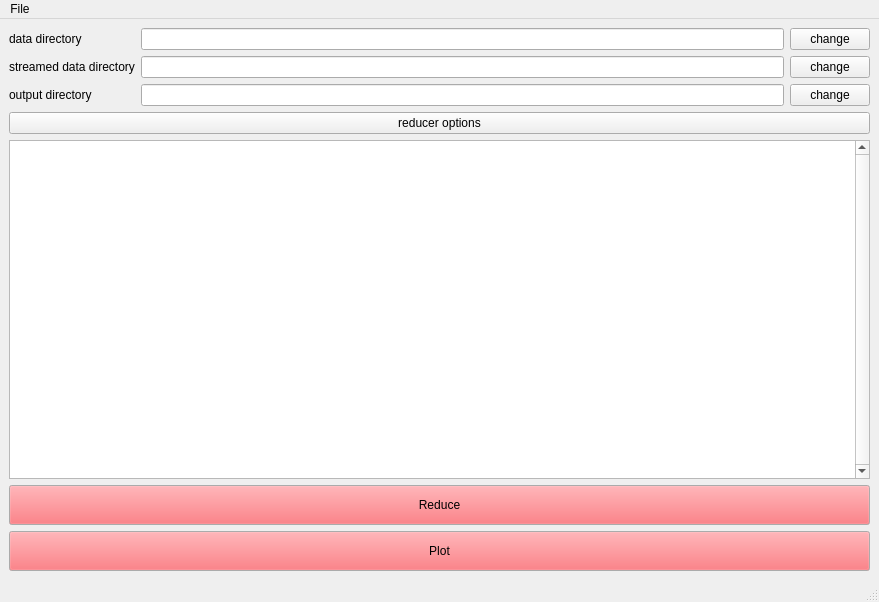
<?xml version="1.0" encoding="UTF-8"?>
<ui version="4.0">
 <class>SLIM</class>
 <widget class="QMainWindow" name="SLIM">
  <property name="geometry">
   <rect>
    <x>0</x>
    <y>0</y>
    <width>879</width>
    <height>602</height>
   </rect>
  </property>
  <property name="windowTitle">
   <string notr="true">SLIM</string>
  </property>
  <property name="unifiedTitleAndToolBarOnMac">
   <bool>false</bool>
  </property>
  <widget class="QWidget" name="centralwidget">
   <layout class="QGridLayout" name="gridLayout">
    <item row="0" column="0">
     <widget class="QLabel" name="label">
      <property name="text">
       <string>data directory</string>
      </property>
     </widget>
    </item>
    <item row="0" column="1">
     <widget class="QLineEdit" name="data_directory">
      <property name="enabled">
       <bool>true</bool>
      </property>
     </widget>
    </item>
    <item row="0" column="2">
     <widget class="QPushButton" name="change_data_directory">
      <property name="text">
       <string>change</string>
      </property>
     </widget>
    </item>
    <item row="1" column="0">
     <widget class="QLabel" name="label_3">
      <property name="text">
       <string>streamed data directory</string>
      </property>
     </widget>
    </item>
    <item row="1" column="1">
     <widget class="QLineEdit" name="streamed_directory">
      <property name="enabled">
       <bool>true</bool>
      </property>
     </widget>
    </item>
    <item row="1" column="2">
     <widget class="QPushButton" name="change_streamed_directory">
      <property name="text">
       <string>change</string>
      </property>
     </widget>
    </item>
    <item row="2" column="0">
     <widget class="QLabel" name="label_2">
      <property name="text">
       <string>output directory</string>
      </property>
     </widget>
    </item>
    <item row="2" column="1">
     <widget class="QLineEdit" name="output_directory">
      <property name="enabled">
       <bool>true</bool>
      </property>
     </widget>
    </item>
    <item row="2" column="2">
     <widget class="QPushButton" name="change_output_directory">
      <property name="text">
       <string>change</string>
      </property>
     </widget>
    </item>
    <item row="3" column="0" colspan="3">
     <widget class="QPushButton" name="reducer_variables">
      <property name="text">
       <string>reducer options</string>
      </property>
     </widget>
    </item>
    <item row="4" column="0" colspan="3">
     <widget class="QTableView" name="file_list">
      <property name="verticalScrollBarPolicy">
       <enum>Qt::ScrollBarAlwaysOn</enum>
      </property>
      <attribute name="horizontalHeaderCascadingSectionResizes">
       <bool>true</bool>
      </attribute>
      <attribute name="horizontalHeaderDefaultSectionSize">
       <number>120</number>
      </attribute>
      <attribute name="horizontalHeaderStretchLastSection">
       <bool>false</bool>
      </attribute>
     </widget>
    </item>
    <item row="5" column="0" colspan="3">
     <widget class="QPushButton" name="reduce">
      <property name="minimumSize">
       <size>
        <width>0</width>
        <height>40</height>
       </size>
      </property>
      <property name="palette">
       <palette>
        <active>
         <colorrole role="Button">
          <brush brushstyle="SolidPattern">
           <color alpha="255">
            <red>255</red>
            <green>80</green>
            <blue>88</blue>
           </color>
          </brush>
         </colorrole>
        </active>
        <inactive>
         <colorrole role="Button">
          <brush brushstyle="SolidPattern">
           <color alpha="255">
            <red>255</red>
            <green>80</green>
            <blue>88</blue>
           </color>
          </brush>
         </colorrole>
        </inactive>
        <disabled>
         <colorrole role="Button">
          <brush brushstyle="SolidPattern">
           <color alpha="255">
            <red>255</red>
            <green>80</green>
            <blue>88</blue>
           </color>
          </brush>
         </colorrole>
        </disabled>
       </palette>
      </property>
      <property name="text">
       <string>Reduce</string>
      </property>
     </widget>
    </item>
    <item row="6" column="0" colspan="3">
     <widget class="QPushButton" name="plot">
      <property name="minimumSize">
       <size>
        <width>0</width>
        <height>40</height>
       </size>
      </property>
      <property name="palette">
       <palette>
        <active>
         <colorrole role="Button">
          <brush brushstyle="SolidPattern">
           <color alpha="255">
            <red>255</red>
            <green>80</green>
            <blue>88</blue>
           </color>
          </brush>
         </colorrole>
        </active>
        <inactive>
         <colorrole role="Button">
          <brush brushstyle="SolidPattern">
           <color alpha="255">
            <red>255</red>
            <green>80</green>
            <blue>88</blue>
           </color>
          </brush>
         </colorrole>
        </inactive>
        <disabled>
         <colorrole role="Button">
          <brush brushstyle="SolidPattern">
           <color alpha="255">
            <red>255</red>
            <green>80</green>
            <blue>88</blue>
           </color>
          </brush>
         </colorrole>
        </disabled>
       </palette>
      </property>
      <property name="text">
       <string>Plot</string>
      </property>
     </widget>
    </item>
   </layout>
  </widget>
  <widget class="QMenuBar" name="menubar">
   <property name="geometry">
    <rect>
     <x>0</x>
     <y>0</y>
     <width>879</width>
     <height>22</height>
    </rect>
   </property>
   <widget class="QMenu" name="menuLoad">
    <property name="title">
     <string>File</string>
    </property>
    <addaction name="actionLoad"/>
    <addaction name="separator"/>
    <addaction name="actionSave"/>
    <addaction name="actionSave_As"/>
   </widget>
   <addaction name="menuLoad"/>
  </widget>
  <widget class="QStatusBar" name="statusbar"/>
  <action name="actionSave">
   <property name="text">
    <string>Save</string>
   </property>
  </action>
  <action name="actionSave_As">
   <property name="text">
    <string>Save As</string>
   </property>
  </action>
  <action name="actionLoad">
   <property name="text">
    <string>Load</string>
   </property>
   <property name="shortcut">
    <string>Ctrl+L</string>
   </property>
  </action>
  <action name="actionPlot">
   <property name="text">
    <string>plot</string>
   </property>
  </action>
 </widget>
 <resources/>
 <connections/>
</ui>
